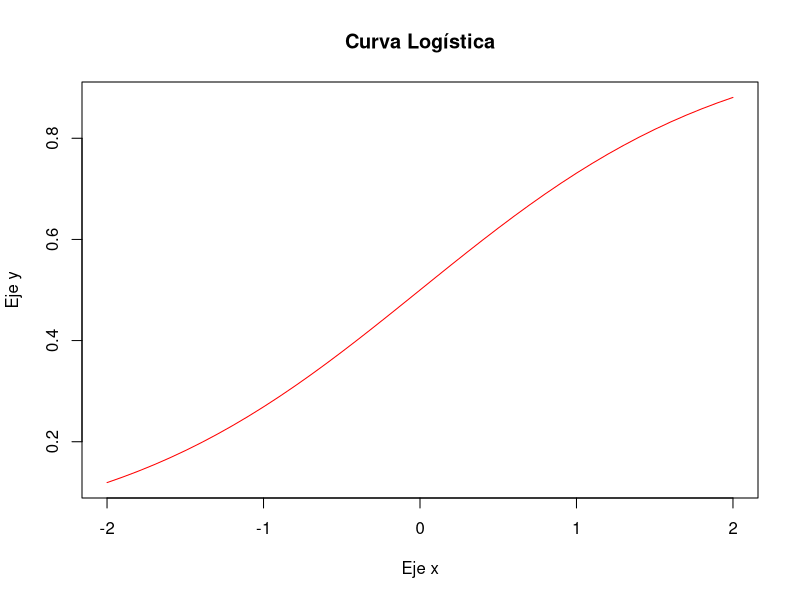
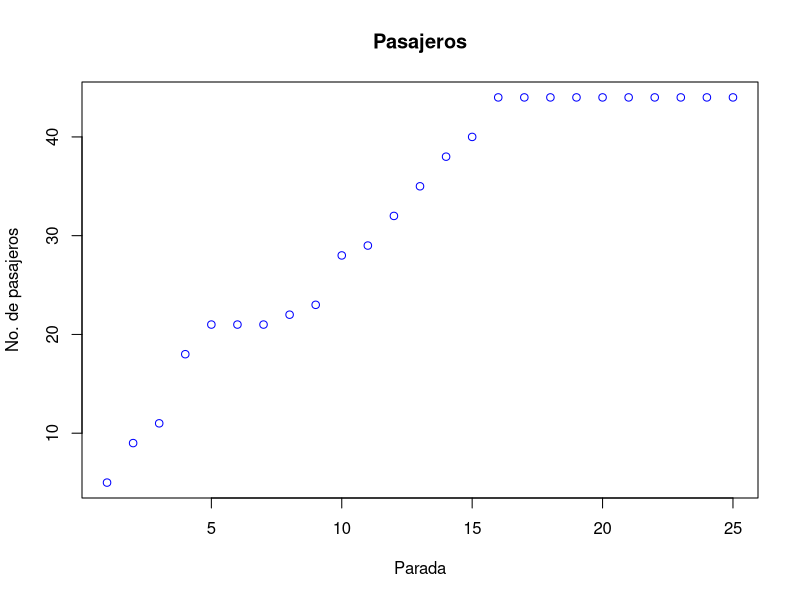

R code for these plots, in order:
###############################
###   Script - Funciones   ###
###   Source Stat Lab Ec   ###
##############################

## Juego Casino
casino <- function(){
      symbol <- c("Diamante", "0", "7", "$")
      sample(symbol, size=3, replace=TRUE, prob=c(0.25, 0.25, 0.25, 0.25))
}
## Activamos el juego
casino()


## Sentencias IF
# Ejercicio 1
num <- -2
if (num<0){ 
      num<-num*-1
}
num

# Ejercicio 2
num <- 4
if (num<0){ 
      num<-num*-1
}
num

# Ejercicio 3
num <- -2
if (num<0){
      print("El número ingresado es negativo.") 
      print("No hay de que preocuparse. Ya lo reparamos.") 
      num <- num*-1
      print("Ahora el número es positivo.")
}
num

# Ejercicio 4
# Que valor de x retorna ?
x <- 1 
if (x==1){
      x <- 2 
      if (x==1){
            x <- 3
      }
}


## Sentencias ELSE
# Ejercicio 5
x <- 4 # Ingrese un valor
if(x>=0){
      print("Número Positivo")
} else {
      print("Número negativo")
}


# Ejercicio 6 (Valor absoluto)
x <- -12 # Ingrese un valor
if(x>=0){
      res <- sqrt(x)
} else {
      res <- sqrt(-x)
}
res


# Ejercicio 7
a <- rnorm(1, mean=1, sd=3)
b <- rnorm(1, mean=1, sd=3)
if(a>b){ 
      print("Ganó A!")
} else if(a<b){ 
      print("Ganó B!")
} else { 
      print("Empate.")
}


## Sentencias FOR
# Ejercicio 8
for(i in 1:4) {
      print(i)
}

# Equivalente
i <- 1
print(i)
i <- 2
print(i)
i <- 3
print(i)
i <- 4
print(i)

# Ejercicio 9
m <- matrix(rpois(12, 8), 4, 3) # Una matriz de 4x3
m
s <- numeric(4) # Un vector de longitud 4, con sus valores = 0
# Loop:
for (i in 1:4){
      s[i] <- sum(m[i,])
}
s


# Ejercicio 10
x <- c("a", "b", "c", "d")

for(i in 1:4) {
      print(x[i])
}

for(i in seq_along(x)) {
      print(x[i])
}

for(letter in x) {
      print(letter)
}

for(i in 1:4) print(x[i])


# Ejercicio 11
s <- numeric(1)
m <- matrix(rpois(4, 8), 2, 2) # Una matriz de 2x2
m
for (i in 1:nrow(m)) {
      for (j in 1:ncol(m)) {
            s <- s + m[i, j]
      }
}
s

# Ejercicio 12
logn <- function(x, n){
      return(log(x, base = n))
}

logn(8, 2) # Logaritmo de 8 en base 2 

body(logn)
formals(logn)
environment(logn)

# Ejercicio 13
hipotenusa <- function(x,y){
      return(sqrt(x^2+y^2))
}

hipotenusa(3,4)

# Ejercicio 14
hipotenusa_4d <- function(w,x,y,z){
      return(sqrt(w^2+x^2+y^2+z^2))
}

hipotenusa_4d(2,3,4,5)

# Ejercicio 15
hip <- function(x=3, y=4){
      return(sqrt(x^2+y^2))
}

hip()
hip(x=6)
hip(y=8)

# Ejercicio 16
f <- function(x, y) {
      z <- 2
      return(x^2 + y / z)
}

f(3, 6)
z <- 2
f(3, 6)

# Ejercicio 17
y <- 10

f <- function(x) {
      y <- 2
      y^2 + g(x)
}

g <- function(x) { 
      x*y
}

f(3)

# Ejercicio 18
logi <- function(ini, fin, color="red") {
      x <- seq(ini, fin, by=0.1)
      y <- exp(x) / (1 + exp(x))
      plot(y ~ x, type='l', col=color, main="Curva Logística", xlab="Eje x", ylab="Eje y")
}

logi(ini=-2, fin=2)

# Ejercicio 19
paradas <- 25
pasajeros <- 0
registro <- numeric(25)
for (i in 1:paradas) {
      pasajeros <- pasajeros + sample(0:8, size=1)
      if (pasajeros >= 44) {
            registro[i:paradas] <- 44
            cat('Bus lleno!\n')
            break
      } else {
            registro[i] <- pasajeros
            cat('Parada', i, 'hay', pasajeros, 'pasajeros\n')
      }
}

plot(registro, xlab='Parada', ylab='No. de pasajeros', main="Pasajeros", col="blue")



simubus <- function(p,m){
      pasajeros <- 0
      registro <- numeric(p)
      for (i in 1:p) {
            pasajeros <- pasajeros + sample(0:8, size=1)
            if (pasajeros >= m) {
                  registro[i:p] <- m
                  cat('Bus lleno!\n')
                  break
            } else {
                  registro[i] <- pasajeros
                  cat('Parada', i, 'hay', pasajeros, 'pasajeros\n')
            }
      }
      plot(registro, xlab='Parada', ylab='No. de pasajeros', main="Pasajeros", col="blue")
}











